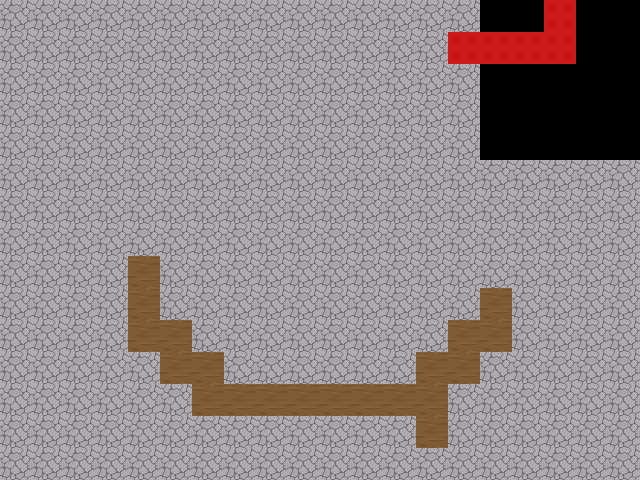

This is a level from a 2D game, rendered from its Tiled map with the project's own tilesets. A one-line summary and the map file follow, with tile-layer data summarised:
An orthogonal 20x15 tile map with 32x32 px tiles, 4 tile layers (Tile Layer 1, Tile Layer 2, Tile Layer 3, Tile Layer 4).

<map version="1.0" orientation="orthogonal" width="20" height="15" tilewidth="32" tileheight="32">
 <properties>
  <property name="blended tiles" value="195,197,198,199,200,202,203,205,207,208,209,210,211,212,213,214,215,216,217,218,219,220,221,222,223,227,229,230,231,235,237,238,239,240,241,242,244,245,246,247,248,249,252,254,255,256,257,258,259,260,261,262,263,398,399,400,401,402,403,404,405,406,407,408,409,1,2,9,10,11,12,13,14,15,16,17,18,19,20,21,22,23,24,25,26,27,28,29,30,31,32,33,34,35,36,37,38,42,53,57,58,59,60,63,64,65,66,67,68,69,70,71,72,73,74,75,76,77,86,87,88,89,95,96,97,102,103,104,105,106,107,108,109,110,111,112,113,114,115,116,117,118,125,126,127,128,141,142,143,144,145,146,147,148,149,150,151,152,153,154,155,163,164,165,166,167,170,171,172,180,181,182,183,184,185,186,187,188,189,190,191,192,193,194,200,201,204,205,206,207,208,209,210,216,219,220,221,222,223,224,225,226,227,228,229,230,231,232,233,239,243,244,246,247,248,249,254,255,258,259,260,261,262,263,264,265,266,267,268,269,270,271,272,273,279,280,281,286,287,288,289,290,292,293,294,297,298,299,300,301,302,303,304,305,306,307,308,309,310,311,312,315,316,318,319,329,330,331,332,333,336,337,338,339,340,341,342,343,344,345,346,347,348,349,350,351,352,353,354,355,356,357,358,363,368,369,370,371,372,373,374,375,376,377,378,379,380,381,382,383,384,385,386,387,388,389,390,391,392,393,394,395,396,407,408,409,410,411,412,413,414,415,416,417,418,419,420,421,422,423,424,425,426,427,428,429,430,431,432,433,434,435,441,446,447,448,449,450,451,452,453,454,455,456,457,458,459,460,461,462,463,464,465,466,467,468,469,470,471,472,473,474,487,488,489,490,491,492,493,494,495,496,497,498,499,500,501,502,503,504,505,506,507,508,509,510,511,512,513,526,527,528,529,530,531,532,533,534,535,536,537,538,539,540,541,542,543,544,545,546,547,548,549,550,551,552,553,556,557,558,559,560,561,562,563,564,565,566,567,568,569,570,571,572,573,574,575,576,577,578,579,580,581,582,583,584,585,586,587,588,589,590,596,597,598,599,600,601,602,603,604,605,606,607,608,609,610,611,612,613,614,615,616,617,618,619,620,621,622,623,624,625,626,627,628,629,635,636,637,638,639,640,641,642,643,644,645,646,647,648,649,650,651,652,653,654,655,656,657,658,659,660,661,662,663,664,665,666,667,668,674,675,676,677,678,679,680,681,682,683,684,685,686,687,688,689,690,691,692,693,694,695,696,697,698,699,700,701,702,703,704,705,706,707,708,709,710,711,713,714,715,716,717,718,719,720,721,722,723,724,725,726,727,728,729,730,731,732,733,734,735,736,737,738,739,740,741,742,743,744,745,746,747,748,749,750,751,752,753,754,755,756,757,758,759,760,761,762,763,764,765,766,767,768,769,770,771,772,773,774,775,776,777,778,779,780,781,782,783,784,785,786,787,788,789,790,791,792,793,794,795,796,797,798,799,800,801,802,803,804,805,806,807,808,809,810,811,812,813,814,815,816,817,818,819,820,821,822,823,824,825,826,827,828,829,830,831,832,833,834,835,836,837,838,839,840,841,842,843,844,845,846,847,848,849,850,851,852,853,854,855,856,857,858,859,860,861,862,863,864,865,866,867,868,869,870,871,872,873,874,875,876,877,878,879,880,881,882,883,884,885,886,887,888,889,890,891,892,893,894,895,896,897,898,899,900,901,902,903,904,905,906,907,908,909,910,911,912,913,914,915,916,917,918,919,920,921,922,923,924,925,926,927,928,929,930,931,932,933,934,935,936,937,938,939,940,941,942,943,944,945,946,947,948,949,950,951,952,953,954,955,956,957,958,959,960,961,962,963,964,965,966,967,968,969,970,971,972,973,974,975,976,977,978,979,980,981,982,983,984,985,986,987,988,989,990,991,992,993,994,995,996,997,998,999,1000,1001,1002,1003,1004,1005,1006,1007,1008,1009,1010,1011,1012,1013,1014,1015,1016,1017,1018,1019,1020,1021,1022,1023,1024,1025,1026,1027,1028,1029,1030,1031,1032,1033,1034,1035,1036,1037,1038,1039,1040,1041,1042,1043,1044,1045,1046,1047,1048,1049,1050,1051,1052,1053,1054,1055,1056,1057,1058,1059,1060,1061,1062,1063,1064,1065,1066,1067,1068,1069,1070,1071,1072,1073,1074,1075,1076,1077,1078,1079,1080,1081,1082,1083,1084,1085,1086,1087,1088,1089,1090,1091,1092,1093,1094,1095,1096,1097,1098,1099,1100,1101,1102,1103,1104,1105,1106,1107,1108,1109,1110,1111,1112,1113,1114,1115,1116,1117,1118,1119,1120,1121,1122,1123,1124,1125,1126,1127,1128,1129,1130,1131,1132,1133,1134,1135,1136,1137,1138,1139,1140,1141,1142,1143,1144,1145,1146,1147,1148,1149,1150,1151,1152,1153,1154,1155,1156,1157,1158,1159,1160,1161,1162,1163,1164,1165,1166,1167,1168,1169" />
 </properties>
 <tileset firstgid="1" name="lower" tilewidth="32" tileheight="32">
  <image source="tilesets/test/lower.PNG" trans="b5a5d5" width="192" height="160" />
  <tile id="21">
   <properties>
    <property name="x" value="" />
   </properties>
  </tile>
  <tile id="22">
   <properties>
    <property name="x" value="" />
   </properties>
  </tile>
  <tile id="23">
   <properties>
    <property name="x" value="" />
   </properties>
  </tile>
  <tile id="27">
   <properties>
    <property name="x" value="" />
   </properties>
  </tile>
  <tile id="28">
   <properties>
    <property name="x" value="" />
   </properties>
  </tile>
  <tile id="29">
   <properties>
    <property name="x" value="" />
   </properties>
  </tile>
 </tileset>
 <layer name="Tile Layer 1" width="20" height="15">
  <properties>
   <property name="layer" value="5" />
   <property name="z" value="0" />
  </properties>
  <data>[300 cells, 275 non-empty, 1 distinct tile ids]</data>
 </layer>
 <layer name="Tile Layer 2" width="20" height="15">
  <properties>
   <property name="layer" value="4" />
   <property name="z" value=".5" />
  </properties>
  <data>[300 cells, 0 non-empty, 0 distinct tile ids]</data>
 </layer>
 <objectgroup name="Object Layer 1" width="20" height="15">
  <properties>
   <property name="layer" value="3" />
   <property name="ogga" value="ALPHONSEO" />
   <property name="z" value=".5" />
  </properties>
 </objectgroup>
 <layer name="Tile Layer 3" width="20" height="15">
  <properties>
   <property name="layer" value="2" />
   <property name="z" value="1" />
  </properties>
  <data>[300 cells, 0 non-empty, 0 distinct tile ids]</data>
 </layer>
 <layer name="Tile Layer 4" width="20" height="15">
  <properties>
   <property name="layer" value="1" />
   <property name="z" value="1.5" />
  </properties>
  <data>[300 cells, 25 non-empty, 2 distinct tile ids]</data>
 </layer>
 <objectgroup name="Object Layer 2" width="20" height="15">
  <properties>
   <property name="layer" value="0" />
   <property name="z" value="1.5" />
  </properties>
 </objectgroup>
</map>
